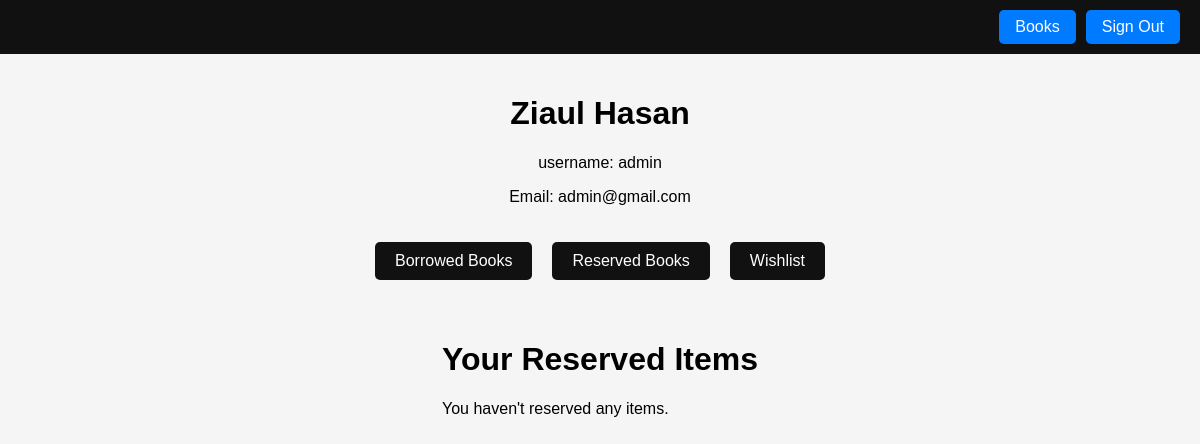
The app's page /reserved (signed in), older data.
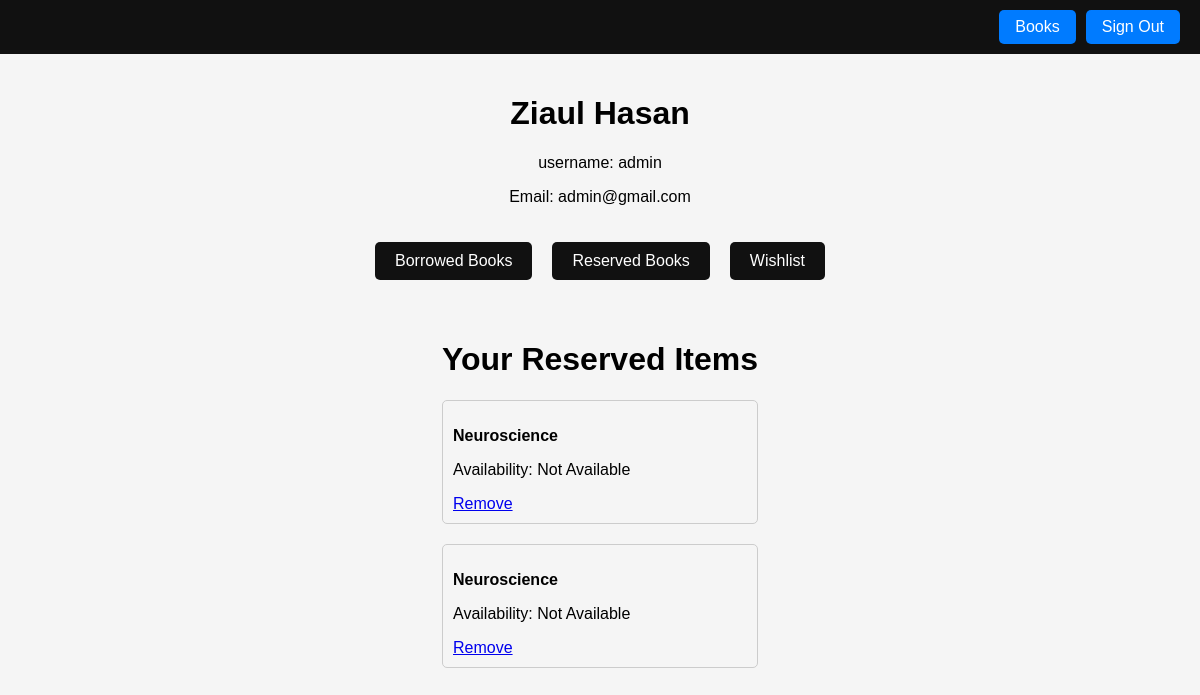
The same page, newer data.
### library/models.py (models this page shows, shortened)
class Reserved(models.Model):
    book = models.ForeignKey(Book, on_delete=models.CASCADE)
    user = models.ForeignKey(User, on_delete=models.CASCADE)
    borrow_date = models.DateField()

class Book(models.Model):
    title = models.CharField(max_length=200)
    author = models.CharField(max_length=100)
    ISBN = models.CharField(max_length=13, unique=True)
    publication_date = models.DateField()
    genre = models.CharField(max_length=100)
    availability_status = models.BooleanField(default=True)
    num_books_available = models.PositiveIntegerField(default=1)

### library/views.py (the view)
# urls.py: path('reserved', views.reserved, name='reserved'),
def reserved(request):
    if not request.user.is_authenticated:
        return HttpResponseRedirect(reverse("signup"))
    user = request.user  # Get the currently logged-in user
    reserved_items = Reserved.objects.filter(user=user)
    context = {
        'reserved_items': reserved_items
    }
    return render(request, 'library/7reserved.html', context)

### library/templates/library/7reserved.html
{% extends 'library/4profile.html' %}
{% block div %}
<div>
    <h1>Your Reserved Items</h1>
{% for item in reserved_items %}
    <div class="borrowed-item">
        <p class="book-title">{{ item.book.title }}</p>
            {%if item.book.num_books_available%}
            <p>Availability: {{item.book.num_books_available}} copies are available now</p>
            {%else%}
            <p>Availability: Not Available</p>
            {%endif%}
        <a href="{% url 'remove_reserve' item.id %}">Remove</a>
    </div>
{% empty %}
    <p>You haven't reserved any items.</p>
{% endfor %}
{% endblock %}

Row changes from the older to the newer data that the page shows:
added Reserved: book "Neuroscience", shows "Availability: Not Available"
added Reserved: book "Neuroscience", shows "Availability: Not Available"
Text that changed along with them:
text no longer shown: "You haven't reserved any items."
